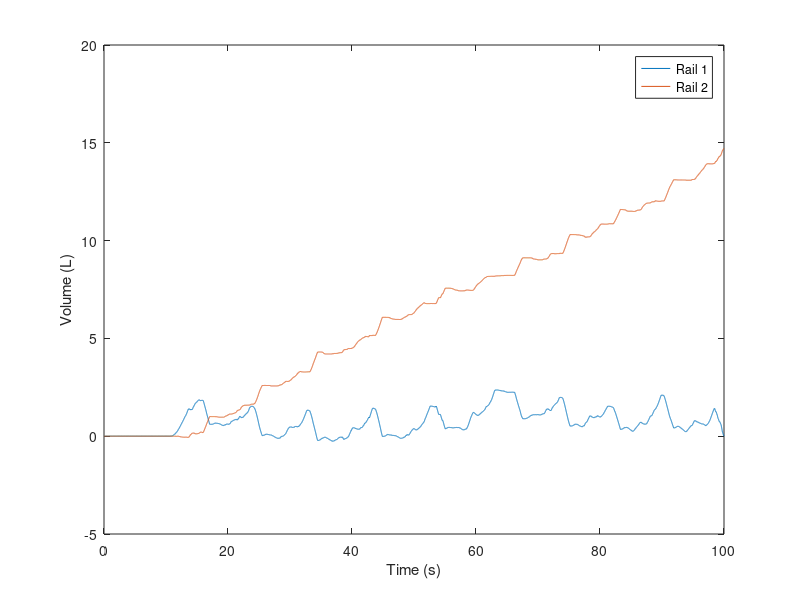

Here is the MATLAB script that generated this plot: (Note: this script raises an error after producing the figure.)
%% This code is the one used for the FPMC paper

% Fill / empty the rails so that the accumulators sizes are minimized.
% This code should be generalized so that any flows can be given


clear, close all
% Load Drive Cycle
% Wheel Loader Drive cycles
load('JCB5T_C0P_3CPR_Flows.mat') % net zero rail is VERY bumpy
%load('CNH_WL_LC_CPP_Flows.mat') % These two CNH flows are very similar
%load('CNH_WL_LC_CPP_Flows.mat')

%JCB big excavator drive cycles
%load('JCB_bigEX_NinetyDeg_C0P_Flows.mat') % slightly bumpy net zero rail
%load('JCB_bigEX_Grading_CP0_Flows.mat') % Smooth net zero rail
%load('JCB_bigEX_trenching_CPP_Flows.mat')

% Posative flow is flow leaving the accumulator
V1 = cumsum(QR_1)*t(2);
V2 = cumsum(QR_2)*t(2);
V3 = cumsum(QR_3)*t(2);
V = [V2 V3];
%V = [V1 V2 V3];
figure, plot(t,V*1e3)
legend('Rail 1','Rail 2'), ylabel('Volume (L)'), xlabel('Time (s)')


DPdt = .1; % How quickly can we switch between rails?

% Set flow rate and cost to switch
Qave = max(abs(V(end,:)/t(end)));
N = 25;
Q_vals = linspace(2,15,N)*Qave;

chi = .1;
K = 1.4; % ratio of specific heats - note that it is capitilized in the functions to not mess with for loop k

%% Loop over various flow rates
include_graphs = 0;
constrain_choices = '';
%constrain_choices = 'PP'; % This forces both rails to be pumped to
for i = 1:length(Q_vals)
    Q = Q_vals(i);
    accum_sizes(i,:) = main(t,V,DPdt,Q,chi,K,include_graphs,constrain_choices) ;
    disp([num2str(i) ' of ' num2str(length(Q_vals)) ' flow rates have been tested']) ;

end


figure, plot(Q_vals*60e3,sum(accum_sizes,2)*1e3)
ylabel('\textbf{Sum of accumulator sizes (L)}','interpreter','latex'), xlabel('\textbf{Flow Rate (LPM)}','interpreter','latex')
legend(['Ts = ' num2str(DPdt*1e3) ' ms']), grid

save(['Accum_size_norm' num2str(DPdt*1e3) '.mat'],'Q_vals','accum_sizes')



%% Analyse the case with a specific flow rate
[~,best_flow_rate_ind] = min( sum(accum_sizes,2) ) ;
best_Q = Q_vals(best_flow_rate_ind);
disp(['Best flow rate is ' num2str(best_Q*60e3,3) ' LPM'])
include_graphs = 1;
accum_sizes = main(t,V,DPdt,best_Q,chi,K,include_graphs,constrain_choices) ;







%% Functions!!!



function [accum_sizes] = main(t,V,DPdt,Q,chi,K,include_graphs,constrain_choices)

dt = t(2);
dtscale = DPdt/dt; % Step through DP at a different time step than the one given by Drive Cycle
DPt = 0:DPdt:t(end);
fine_flow_vec = Q*dt*(0:(dtscale-1))';

[V_options, nn] = make_V_options(V,Q,DPdt);
% nn is the number of discrete volumes which will be used to make up the
% state space. This is determined from the maximum and minimum volumes for each rail

% Initilize matrices
J   = NaN(prod(nn),length(DPt));
ind = NaN(prod(nn),length(DPt));
for i = 1:size(V,2), V_min{i} = J; V_max{i} = J;  end

% make indexers
indexer = make_indexer(nn,size(V,2));

change_in_ind = make_change_in_index_vector(V_options,indexer,size(V,2),nn,Q,DPdt,constrain_choices) ;


% V min and max at the end of the time considered
for i = 1:size(V,2)
    V_min{i}(:,end) = V_options{i}(indexer{i}) - V(end,i);
    V_max{i}(:,end) = V_options{i}(indexer{i}) - V(end,i);
end

% Cost at the end of the time considered
for iii = 1:prod(nn)
    J(iii,end) = 0;
    for i = 1:size(V,2)
        J(iii,end) = J(iii,end) + get_accum_size(V_min{i}(iii,end),V_max{i}(iii,end),chi,K);
    end
end

% There are (size(V,2)+1)^2-size(V,2) options for rail configurations
% Start at t(end)
for k = 1:length(DPt)-1
    [~,t_ind] = min(abs(t-(t(end)-k*DPdt))); % The time indice for the fine time mesh
    for iii = 1:prod(nn) % Each option in the state space
        for ii = 1:((size(V,2)+1)^2-size(V,2)) % Loop though all the possible decisions at this state and time
            [u(ii), V_min_temp(:,ii), V_max_temp(:,ii)] = calculate_cost(J,t_ind,dtscale,V_min,V_max,V_options,indexer,change_in_ind,V,iii,ii,k,nn,fine_flow_vec,chi,K) ;
        end
        [J(iii,end-k),ind(iii,end-k)] = min(u); % Which choice to make if you find yourself at state iii at time end-k
        [V_min, V_max] = update_V_max_min(V_min_temp,V_max_temp,V_min,V_max,ind(iii,end-k),iii,k); % using this decison, what are the new V_min and V_max?
    end
    %display_percent_done(k,length(DPt));
end

% Get optimal solution back out
% We have to start at zero deltaV in each rail
zero_indices = zeros(1,length(indexer{1})) == 0;
for i = 1:size(V,2)
        zero_indices = zero_indices & (V_options{i}(indexer{i}) == 0) ;
end
zero_ind = find(zero_indices); % The index where all rails are at zero deltaV

% Check that cost matches up with what V_min and V_max are
total_accum_size_calc1 = 0;
for i = 1:size(V,2)
    total_accum_size_calc1 = total_accum_size_calc1 + get_accum_size(V_min{i}(zero_ind,1),V_max{i}(zero_ind,1),chi,K);
end
checks = [];
checks = [checks, abs( total_accum_size_calc1 - min(J(zero_ind,1)) ) / total_accum_size_calc1 < 1e-3 ];

% Get vector of relevant indices
decision_ind(1) = ind(zero_ind,1);
next_index = get_next_index(change_in_ind,decision_ind(1),zero_ind,nn) ;
for k = 2:length(DPt)-1
    decision_ind(k) = ind(next_index,k); % the decision now of where we want to be come next time step
    next_index = get_next_index(change_in_ind,decision_ind(k),next_index,nn) ;
end

% What is the volume that the main pump provides over time?
V_MP = zeros(1,size(V,2)) ; 
for k = 1:length(DPt)-1
    [M,P] = valve_orientation(size(V,2),decision_ind(k)) ;
    V_MP_temp = NaN(dtscale,size(V,2));
    for i = 1:size(V,2)
        V_MP_temp(:,i) = V_MP(end,i) + Q*dt*(1:dtscale)*(P==i) - Q*dt*(1:dtscale)*(M==i) ;
    end
    V_MP = [V_MP; V_MP_temp];
end


deltaV = V_MP - V;
for i = 1:size(V,2)
    checks = [checks, ...
        abs( min(deltaV(:,i)) - V_min{i}(zero_ind,1) ) < 1e-9 ...
        & ...
        abs( max(deltaV(:,i)) - V_max{i}(zero_ind,1) ) < 1e-9 ...
        ] ;
end

if sum(checks) == length(checks)
    disp('All checks were successful')
else
    error(['Check ' num2str(find(~checks)) ' failed. See main function for checks.'])
end

for i = 1:size(V,2)
    accum_sizes(i) = get_accum_size(min(deltaV(:,i)),max(deltaV(:,i)),chi,K) ; %m^3
    disp(['Accumulator volume on rail ' num2str(i) ' is: ' num2str(accum_sizes(i)*1e3,3) ' L']);
end
%
if include_graphs == 1
    make_plots(t,V,V_MP,chi,K);
end
%make_table(delV_min,delV_max);

end





function Vt = get_accum_size(Vmin,Vmax,chi,k)
%%
    Vmin = min([0,Vmin]);
    Vmax = max([0,Vmax]);

    Vt_1 = -Vmin*(1-(1-chi)^(1/k))^(-1); % Total volume required to keep Vmin within the pressure tolerances
    
    % Find Vt 2...
    Vt_2 = ( (1+chi)^(1/k)*(Vmin-Vmax) - Vmin ) /(1 - (1+chi)^(1/k) );

    % Total required accumulator volume:
    Vt = max([Vt_1 Vt_2]);
end



function [J, V_min_temp, V_max_temp] = calculate_cost(J,t_ind,dtscale,V_min,V_max,V_options,indexer,change_in_ind,V,iii,ii,k,nn,fine_flow_vec,chi,K)
%% iii is the index we are currently at
% We want to calculate the cost of going to another index indicated by configuration ii
[M,P] = valve_orientation(size(V,2),ii);
next_index = get_next_index(change_in_ind,ii,iii,nn) ;
if isempty(next_index)
    J = NaN ; % If next_index is empty, this means that the rail we are going to is outside of the state space
    V_min_temp = NaN; V_max_temp = NaN;
elseif length(next_index) >1
    error(['next_index is too long. next_index = ' num2str(next_index)])
else
    V_min_temp = NaN(size(V,2),1); V_max_temp = NaN(size(V,2),1);
    for i = 1:size(V,2)
        V_min_temp(i,1) = V_min{i}(next_index,end-k+1); % Intiliaize with the Max and min volume differences from the index we going to on the next time step
        V_max_temp(i,1) = V_max{i}(next_index,end-k+1);
    end
    for i = 1:size(V,2) % integrate over the finer time mesh
        delV = V_options{i}(indexer{i}(iii)) - fine_flow_vec*(i==M) + fine_flow_vec*(i==P) - V((t_ind):(t_ind+dtscale-1),i) ;
        V_min_temp(i,1) = min([V_min_temp(i,1); delV]) ;
        V_max_temp(i,1) = max([V_max_temp(i,1); delV]) ;
    end
    worst_in_section = 0 ;
    for i = 1:size(V,2)
        worst_in_section = worst_in_section + get_accum_size(V_min_temp(i,1), V_max_temp(i,1) ,chi,K) ;
    end
    J = max([J(next_index,end-k+1) , worst_in_section]) ; % do any points between the two DP time steps require larger accumulators?
end
end



function [M,P] = valve_orientation(n,ii)
%% Called by calculate_cost

% There are n+1 rails
% M = 0 means that tank is motoring
% P = 1 means that the first rail is pumping
if ii <= n + 1
    M = 0;
    P = ii-1;
else
    M = floor((ii-2)/n);
    P = mod((ii-2),n);
    if P >= M
        P = P + 1 ;
    end
end
end


function [V_min, V_max] = update_V_max_min(V_min_temp,V_max_temp,V_min,V_max,decision,iii,k)
%% Called in the main program - inside the for loop which goes over each time step
% This code just puts the V_min_temp from the choice we made into the actual V_min thank we will use later
    for i = 1:length(V_min)
        V_min{i}(iii,end-k) = V_min_temp(i,decision);
        V_max{i}(iii,end-k) = V_max_temp(i,decision);
        % decision tells us which for the options we chose this time step (there are (n+1)^2-n options for n rails)
    end
end



function [change_in_ind] = make_change_in_index_vector(V_options,indexer,n,nn,Q,DPdt,constrain_choices)
%% calculate how to go from one position in state space to another given which option you are choosing
ii_vals = 1:(n+1)^2-n ; 
flag = 0;
iii = 1;
change_in_ind = []; % The difference between where you are and where youre going
while flag == 0
    for ii = ii_vals
        [M,P] = valve_orientation(n,ii) ;
        possible_indeces = ones(1,prod(nn));
        for i = 1:n
            temp = V_options{i}(indexer{i}) - (V_options{i}(indexer{i}(iii))- Q*DPdt*(i==M) + Q*DPdt*(i==P)) ;
            possible_indeces = possible_indeces & abs(temp)<1e-9 ;
        end
        next_index = find(possible_indeces) ;
        if ~isempty(next_index)
            change_in_ind(ii) = iii - next_index ;
            % if we are constraining choices, then adjust this vector so that it points to an infeasible location
            if ~isempty(constrain_choices)
                for i = 1:n
                    if (constrain_choices(i) == 'M' && P == i ) || (constrain_choices(i) == 'P' && M == i )
                        change_in_ind(ii) = prod(nn+1);
                    end
                end
            end
            ii_vals(ii==ii_vals) =[]; % now remove ii from the list of indices we need to try
        end
    end
    % if change_in_ind has all the entries necessary, then we can stop
    if isempty(ii_vals)
        flag = 1;
    end


    % Don't let the loop run forver
    if iii >= length(indexer{1})
        flag = -1;
        error('Error occured in the function "make_change_in_index_vector"')
    end
    iii = iii+ 1;
end
end



function next_index = get_next_index(change_in_ind,ii,iii,nn)
%% Called by calculate_cost
% Given initial index iii, what is the net index if we do action ii
next_index = iii - change_in_ind(ii) ;
if next_index > prod(nn) || next_index <= 0
    next_index = [];
end
end


function display_percent_done(k,kf)
%% Called in the main DP for loop looping over time
% Display what percent done the for loop is - only at key percentages, like 10 percent
if kf > 100
    step = 100/(kf-1); % The finest step that is ever made
    events = [1:1:9, 10:10:100];

    event_occur = find( abs( events - k*100/(kf-1) ) < step/2 );
    if ~ isempty(event_occur)
        disp(['Dynamic programing loop is ' num2str(events(event_occur)) '% complete'])
    end
else
    disp(['Dynamic programing loop is ' num2str(round(k*100/(kf-1))) '% complete'])
end
end



function [V_options, nn] = make_V_options(V,Q,DPdt)
%% Called in main program before main DP loop

% nn is the number of discrete volumes which will be used to make up the
% state space. This is determined from the maximum and minimum volumes for each rail
ss_top = max(V,[],1); % Top of state space
ss_bottom = min(V,[],1); % Bottom of state space
nn_pos = ceil( ss_top/Q/DPdt )     + 2 ; % 1x2 vector  - how many steps would it take to get to the top of the state space?
nn_neg = ceil( -ss_bottom/Q/DPdt ) + 2; % The plus two is to give a little room on the top and bottom of the state space

% Make V_options - which is a matrix of possible values of V_p at each time
for i = 1:size(V,2)
    negative_portion = -Q*DPdt*((nn_neg(i)-1):-1:1);
        
    positive_portion = Q*DPdt*(1:nn_pos(i)-1);
    V_options{i} = [negative_portion 0 positive_portion];
    nn(1,i) = size(V_options{i},2);
end
end



function indexer = make_indexer(nn,n)
%% Makes indexer for V_options - this indexer creates a mesh grid so that each index results in a unique point in state space
lhs = [ '[ temp{1} ' ] ;
rhs = [ 'ndgrid( 1:nn(1) ' ] ;
for i = 2:n
    lhs = [ lhs ', temp{' num2str(i) '} ' ] ;
    rhs = [ rhs ', 1:nn(' num2str(i) ') ' ] ;
end
eval( [lhs '] = ' rhs ') ;'] )
for i = 1:n, indexer{i} = temp{i}(:); end
end



function make_table(delV_min,delV_max)
%% Make table for changing perc_threshold
thresh_vals = [.05 .1 .2] ;
k_vals = [1 1.4];
[a, b] = ndgrid(thresh_vals,k_vals);
a = a(:); b = b(:);
for i = 1:length(a)
    chi = a(i);
    K = b(i);
    Accumulator_Size(i) = get_accum_size(delV_min,delV_max,chi,K);
end
[a b Accumulator_Size'*1000]
end




function make_plots(t,V,V_MP,chi,K)
%%
% make legend for volume plot
legend_str1 = ['legend( '];
legend_str2 = [''];
for i = 1:size(V,2)
    if i == 1 
        legend_str1 = [legend_str1 '"Flow required by rail ' num2str(i) '"'] ;
    else
        legend_str1 = [legend_str1 ' , "Flow required by rail ' num2str(i) '"'] ;
    end
    legend_str2 = [legend_str2 ' , "Flow provided to rail ' num2str(i) '"'] ;
end
figure, plot(t,V*1e3,t,V_MP*1e3), ylabel('Volume (L)'), xlabel('Time (s)'), eval([legend_str1 legend_str2 ')' ])


% Plot Fluid volume in each accum
deltaV = V_MP - V ;
for i = 1:size(V,2)
    V_f(:,i) = deltaV(:,i) - min(deltaV(:,i)) ;
end

figure, plot(t,V_f*1e3), xlabel('Time (s)'), ylabel('Volume (L)')

%% plot Pressure in each accum
for i = 1:size(V,2)
    delV_min = min(deltaV(:,i));
    accum_size = get_accum_size(delV_min,max(deltaV(:,i)),chi,K) ;
    percent_P_error(:,i) = ( (accum_size+delV_min) ./ (accum_size - V_f(:,i)) ).^K - 1;
end
figure, plot(t,percent_P_error), xlabel('Time (s)'), ylabel('Percent Error in Pressure'), hold on
plot([0, t(end)],[chi, chi],'k--',[0, t(end)],[-chi, -chi],'--k'), ylim(1.25*[-chi chi]), hold off
end